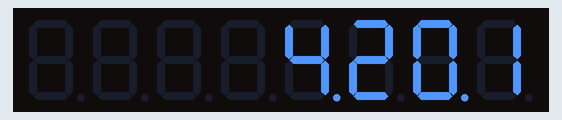
This sketch was run on a simulated Arduino Uno, built with avr-gcc and run on an emulated ATmega328P. On the bench: 8-digit seven-segment display. Wiring (inferred from the names in the program): DS1307 clock at I2C address 0x68. The local clock reads 2024-03-15 10:24:30 at power-on unless the sketch sets it; what the sketch prints to the serial monitor is not drawn.

Above: at 0.1 s.
At 30.1 s:
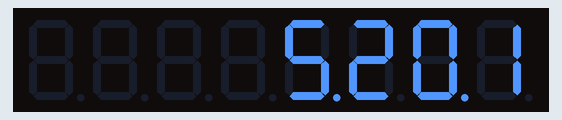

The sketch:

RTC_Display4Digit7Seg.ino
```cpp
/*
*Connect SCL, SDA, Vcc, and GND
*/

//Arduino 1.0+ Only

#include "LedControl.h"
#include "Wire.h"
#define DS1307_ADDRESS 0x68

LedControl lc=LedControl(12,11,10,4);
int colonPin = 13;

void setup()
{
  Wire.begin();
  lc.shutdown(0,false);
  /* Set the brightness to a medium values*/
  lc.setIntensity(0,0);
  /* and clear the display */
  lc.clearDisplay(0);
  Serial.begin(9600);
  pinMode(colonPin, OUTPUT);
}

void loop()
{
  printDate();
}


byte bcdToDec(byte val)
{
// Convert binary coded decimal to normal decimal numbers
  return ( (val/16*10) + (val%16) );
}

void printDate(){

  // Reset the register pointer
  Wire.beginTransmission(DS1307_ADDRESS);

  byte zero = 0x00;
  Wire.write(zero);
  Wire.endTransmission();

  Wire.requestFrom(DS1307_ADDRESS, 7);

  int second = bcdToDec(Wire.read());
  int minute = bcdToDec(Wire.read());
  int hour = bcdToDec(Wire.read() & 0b111111); //24 hour time
  int weekDay = bcdToDec(Wire.read()); //0-6 -> sunday - Saturday
  int monthDay = bcdToDec(Wire.read());
  int month = bcdToDec(Wire.read());
  int year = bcdToDec(Wire.read());

  //print the date EG   3/1/11 23:59:59


  Serial.print(month);
  Serial.print("/");
  Serial.print(monthDay);
  Serial.print("/");
  Serial.print(year);
  Serial.print(" ");
  Serial.print(hour);
  Serial.print(":");
  Serial.print(minute);
  Serial.print(":");
  Serial.println(second);
  if (second % 2) digitalWrite(colonPin, 1);
  else digitalWrite(colonPin, 0);
  displayDate(hour, minute, second);
}

void countDown(int hr, int mint, int sec)
{
  int downHr, downMint, downSec;

  downHr = 24 -  hr;
  downMint = 60 - mint;
  downSec = 60 - sec;

  displayDate(downHr, downMint, downSec);
}

void displayDate(int hr, int mint, int sec)
{

  //Test

  /*lc.setDigit(0,0,0,true);
  lc.setDigit(0,1,1,true);
  lc.setDigit(0,2,2,true);
  lc.setDigit(0,3,3,true);
  lc.setDigit(0,4,4,true);
  lc.setDigit(0,5,5,true);
  lc.setDigit(0,6,6,true);
  lc.setDigit(0,7,7,true);*/

  lc.setDigit(0,0,hr/10, false);
  lc.setDigit(0,1,hr%10,true);

  lc.setDigit(0,2,mint/10,false);
  lc.setDigit(0,3,mint%10,true);


  //To make it look likee milliseconds

  /*int delayTime = 100;
  lc.setDigit(0,6,2,false);
  lc.setDigit(0,7,5,false);
  delay(delayTime);
  lc.setDigit(0,6,3,false);
  lc.setDigit(0,7,3,false);
  delay(delayTime);
  lc.setDigit(0,6,5,false);
  lc.setDigit(0,7,4,false);
  delay(delayTime);
  lc.setDigit(0,6,8,false);
  lc.setDigit(0,7,6,false);
  delay(delayTime);
  lc.setDigit(0,6,9,false);
  lc.setDigit(0,7,1,false);*/
}
```
